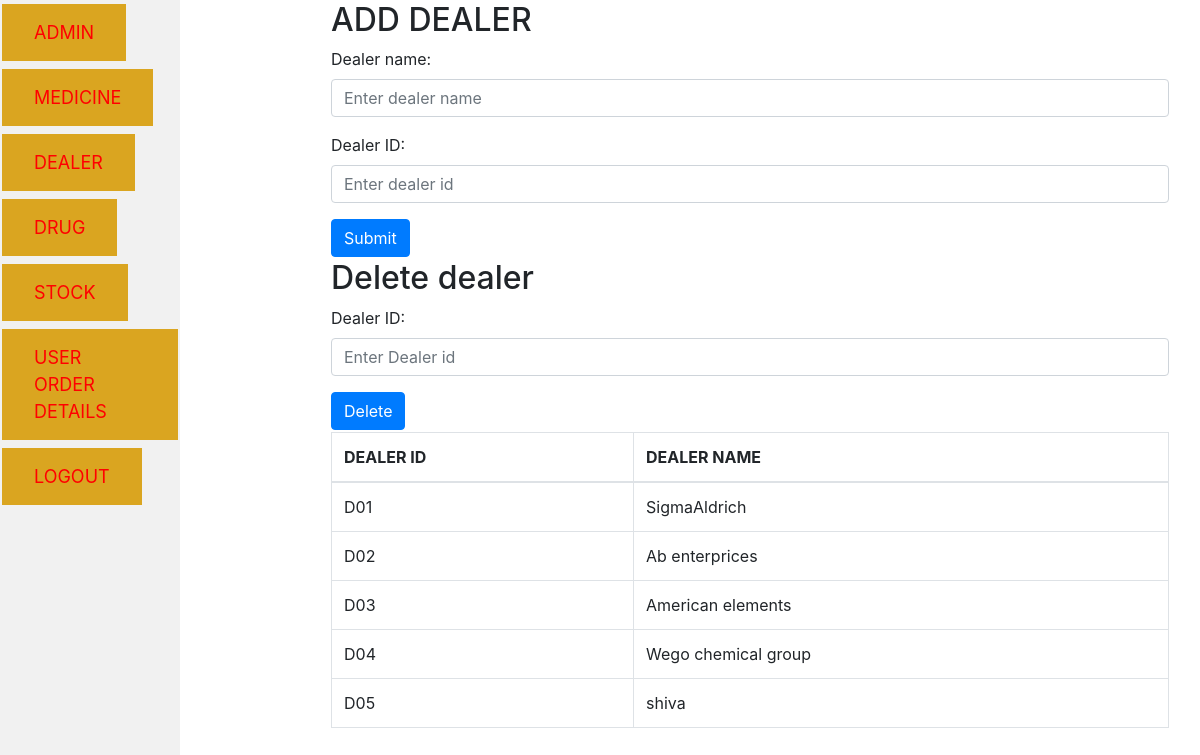
Screenshot of /dealer.php with the database file from the repository.
### tables this page shows
CREATE TABLE `dealer` (
  `dealer_name` varchar(100) DEFAULT NULL,
  `dealer_id` varchar(100) NOT NULL
);

### dealer.php (the view, shortened to what this page needs)
<!DOCTYPE html>
<html lang="en">
<head>
    <link rel="stylesheet" href="adminstyle.css">
    <link rel="stylesheet" href="https://cdn.jsdelivr.net/npm/bootstrap@4.6.1/dist/css/bootstrap.min.css">
</head>
<body>
            <ul>
                <li><a href="adminpage.php" class="button">ADMIN</a></li>
                <li><a href="medicine.php" class="button">MEDICINE</a></li>
                <li><a href="#" class="button">DEALER</a></li></li>
                <li><a href="drug.php" class="button">DRUG</a></li>
                <li><a href="stock.php"class="button">STOCK</a></li>
                <li class="nav"><a href="adminuserorder.php"class="button">USER ORDER DETAILS</a></li>
                <li><a href="index.php?logout='1'"class="button">LOGOUT</a></li>
            </ul>
            <div style="margin-left:25%;padding:1px 16px;">
            <div class="container">
           <h2>ADD DEALER</h2>
         <form action="dealerinsert.php">
          <div class="form-group">
      <label for="dealername">Dealer name:</label>
      <input type="text" class="form-control" id="" placeholder="Enter dealer name" name="dealername">
    </div>
    <div class="form-group">
      <label for="pwd">Dealer ID:</label>
      <input type="text" class="form-control" id="" placeholder="Enter dealer id" name="dealerid">
    </div>
    <button type="submit" class="btn btn-primary">Submit</button>
 </form>
 </div>
</div>
<div style="margin-left:25%;padding:1px 16px;">
            <div class="container">
<h2>Delete dealer</h2>
         <form action="dealerdelete.php">
    <div class="form-group">
      <label for="delete dealer">Dealer ID:</label>
      <input type="text" class="form-control" id="deldealer" placeholder="Enter Dealer id" name="deldealer">
    </div>
    <button type="submit" class="btn btn-primary">Delete</button>
 </form>
</div>
</div>
<div style="margin-left:25%;padding:1px 16px;height:1000px;">
<div class="container">
<?php
   $con=mysqli_connect('localhost', 'root', '', 'pharmacybyshree');
   $result = mysqli_query($con,"SELECT * FROM  DEALER");
   echo "<table border='1' class='table table-bordered'>
    <tr>
      <th>DEALER ID</th>
      <th>DEALER NAME</th>
    </tr>";
   echo "<tbody id='myTable'>";
   while($row = mysqli_fetch_array($result)) {
      echo "<tr>";
      echo "<td>" . $row['dealer_id'] . "</td>";
      echo "<td>" . $row['dealer_name'] . "</td>";
      echo "</tr>";
   }
   echo "</tbody>";
   echo "</table>";
 ?>
 </div>
</div>
</body>
</html>

### adminstyle.css (style rules this page uses)
body { margin: 0; }
ul { list-style-type: none; margin: 0; padding: 0; width: 15%; background-color: #f1f1f1; position: fixed; height: 100%; overflow: auto; }
li a { display: block; color: #000; padding: 8px 16px; text-decoration: none; }
body { background-color: whitesmoke; }
.button { background-color: goldenrod; border: none; color: red; padding: 15px 32px; text-decoration: none; display: inline-block; font-size: 18px; margin: 4px 2px; -webkit-transition-duration: 0.4s; transition-duration: 0.4s; }

### rows the page displays
dealer: dealer_id "D01", dealer_name "SigmaAldrich"
dealer: dealer_id "D02", dealer_name "Ab enterprices"
dealer: dealer_id "D03", dealer_name "American elements"
dealer: dealer_id "D04", dealer_name "Wego chemical group"
dealer: dealer_id "D05", dealer_name "shiva"
